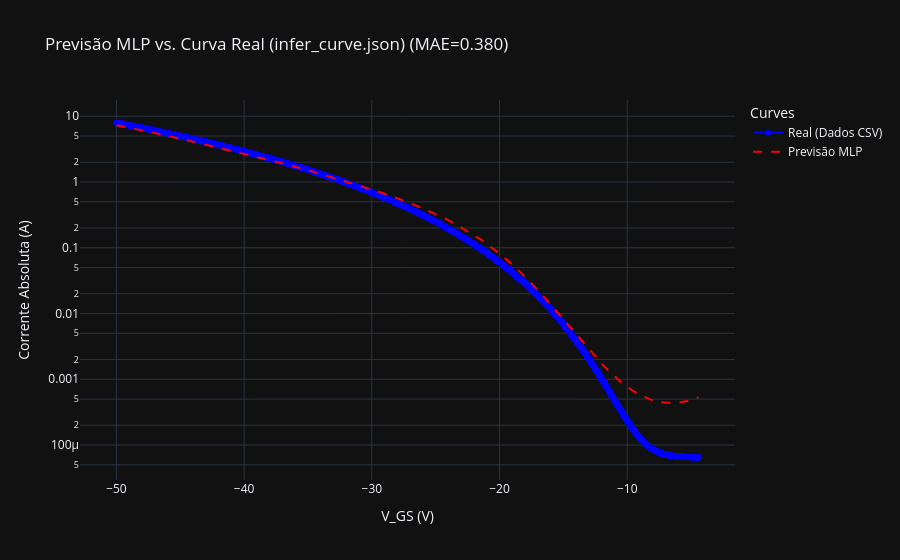

The code cell stored with this chart in its notebook:
### Code cell
plot_curve_comparison(
    V_data=V_real,
    I_real=I_real,  
    V_fixed=v_fixed,
    is_transfer=is_transfer,
    
    # Passando os objetos treinados: (Função de preparo, Modelo, Scaler)
    mlp_model=(prepare_mlp_features, trained_model, feature_scaler, target_scaler), 
    
    yscale="log",  # Escala linear para corrente
    title=f"Previsão MLP vs. Curva Real ({os.path.basename(TEST_CSV_PATH)})"
)

### Figure 1 — Plotly figure (JSON) as saved in the notebook; plotly's stock layout.template omitted (floating-point values rounded to 4 significant figures; data arrays with more than 128 entries replaced by an {"elided": "..."} marker saying what was removed)
{"data": [{"line": {"color": "blue"}, "mode": "lines+markers", "name": "Real (Dados CSV)", "type": "scatter", "x": {"elided": "9999 float values"}, "y": {"elided": "9999 float values"}}, {"line": {"color": "red", "dash": "dash"}, "mode": "lines", "name": "Previsão MLP", "type": "scatter", "x": {"elided": "9999 float values"}, "y": {"elided": "9999 float values"}}], "layout": {"legend": {"title": {"text": "Curves"}}, "title": {"text": "Previsão MLP vs. Curva Real (infer_curve.json) (MAE=0.380)"}, "xaxis": {"title": {"text": "V_GS (V)"}}, "yaxis": {"title": {"text": "Corrente Absoluta (A)"}, "type": "log"}}}
